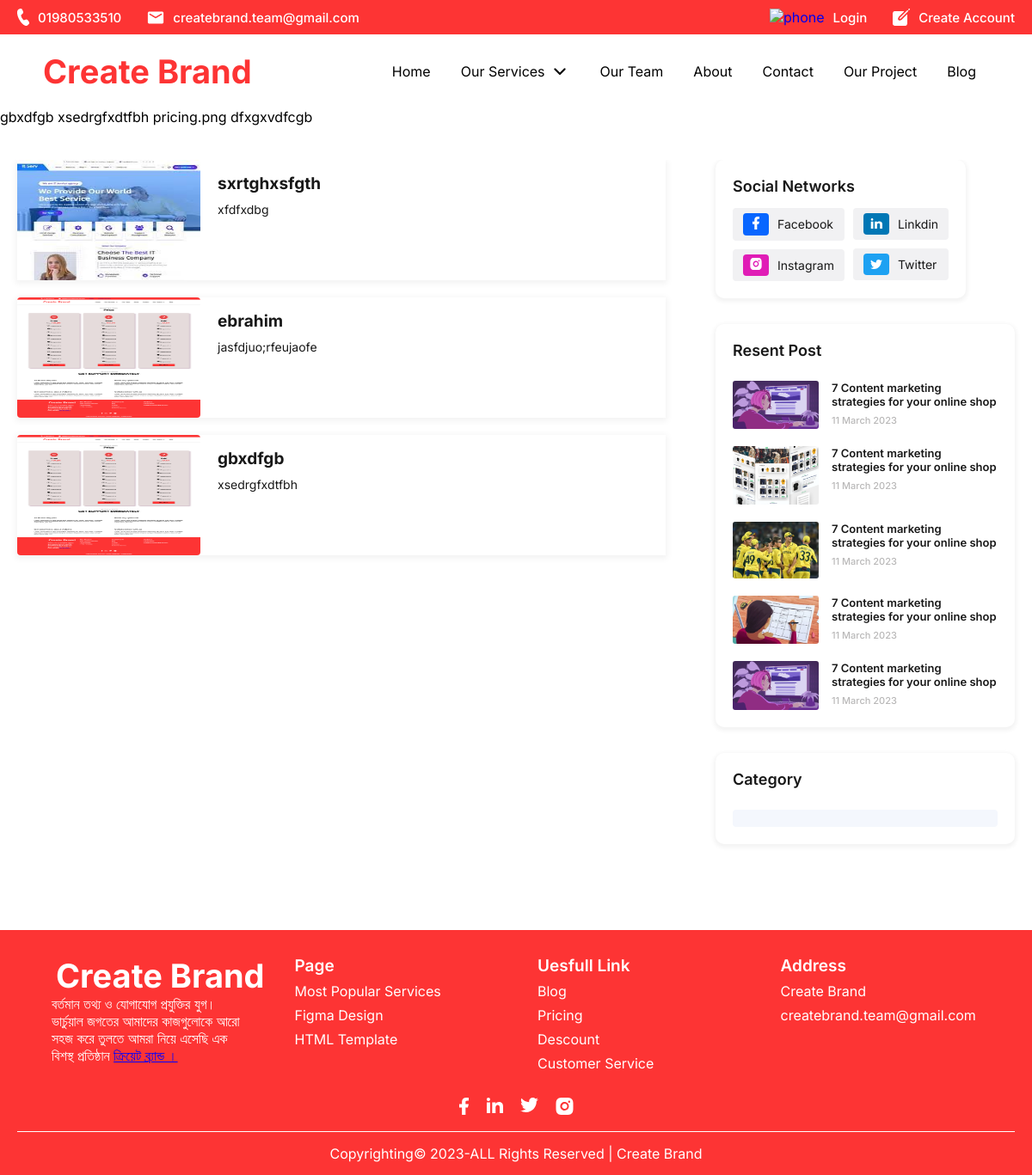
The app's page /blog.php?id=1 with its own data.
### tables this page shows
CREATE TABLE `blog` (
  `id` int(50) NOT NULL,
  `title` text DEFAULT NULL,
  `dsc` text DEFAULT NULL,
  `mata` text DEFAULT NULL,
  `img` longtext DEFAULT NULL,
  `catagory` text DEFAULT NULL,
  `activ` int(3) DEFAULT NULL
);

### assets/php/function.php (called while the page is built, shortened)
<?php
class fun{
    private $conn;
    function __construct() {
        $conne = new databese;
        $conne->connect();
        $this->conn =$conne->connect;
      }
      public function show($table_name){
        $qur = "SELECT * FROM $table_name  ORDER BY id DESC";
        $conn_c = mysqli_query($this->conn,$qur);
        if ($conn_c->num_rows> 0) {
            $data = $this->conn->query($qur);
            return $data;
        }else {
            return("No Data");
        }
      }
      public function show_col($table_name,$id)  {
        $show = "SELECT * FROM $table_name WHERE id=$id";
        $sql_s = mysqli_query($this->conn,$show);
        if ($sql_s) {
            $data = mysqli_query($this->conn,$show);
            return $data;
        }else {
            echo "no";
        }
    }
}
class databese{
    private   $servername = "localhost",
	$username = "root",
	$password = "",
	$database_name="createbrand";
    public function connect(){
        $this->connect = mysqli_connect($this->servername,$this->username,$this->password,$this->database_name);
    }
}
?>

### blog.php (the view, shortened to what this page needs)
<?php require_once "include/header.php"; ?>
<link rel="stylesheet" href="assets/css/blog.css">
<?php require_once "include/headerM.php";
$fun = new fun();
if (isset($_GET["id"])) {
    $id = $_GET["id"];
    $func = $fun->show_col("blog", $id);
    while ($data = $func->fetch_assoc()) {
        $title = $data['title'];
        $dsc = $data['dsc'];
        $img = $data['img'];
        $catagory = $data['catagory'];
?>
        <?php echo $title; ?>
        <?php echo $dsc; ?>
        <?php echo $img; ?>
        <?php echo $catagory; ?>
<?php
    }
}
?>
<section id="blog">
    <div class="container">
        <div class="row">
            <div class="content">
                <?php
                $datat = $fun->show("blog");
                while ($data = $datat->fetch_assoc()) {
                ?>
                    <a href="?id=<?php echo $data['id']; ?>" class="blog_link">
                        <div class="card">
                            <div class="img">
                                <img src="assets/images/blog/<?php echo $data['img']; ?>" alt="">
                            </div>
                            <div class="blog_text">
                                <h3><?php echo $data['title']; ?></h3>
                                <p><?php echo $data['dsc']; ?> </p>
                            </div>
                        </div>
                    </a>
                <?php } ?>
            </div>
            <?php include 'include/blog_sidebar.php' ?>
        </div>
    </div>
</section>
<?php require_once "include/footer.php"; ?>

### assets/css/style.css (style rules this page uses)
section { margin: 0px; padding: 0px; overflow: hidden; }
* { margin: 0; padding: 0; box-sizing: border-box; }
body { font-family: 'Inter', sans-serif; }
:root { --primary: #FD3434; --Secondary:#0099ff; --light:#6e6e6e; --white:#fff; --bg:#FEEFEE; --bg2:#f4f7fd; --black:#252525; --box-shadow:0 .5rem 1.5rem rgba(0,0,0,.1) }
a { text-decoration: none; }
.container { max-width: 1200px; margin: 0 auto; width: 100%; padding: 0 20px; }

### assets/css/blog.css (style rules this page uses)
#blog { margin-top: 40px; padding: 0px 0px 100px; }
#blog .row { display: flex; gap: 5%; }
#blog .row .content, #blog_details .content { flex-basis: 65%; display: flex; flex-direction: column; align-items: start; row-gap: 20px; margin-bottom: 60px; }
#blog .row .content a.blog_link { height: 140px; width: 100%; }
#blog .row .content .card, #blog_details .content .card { display: flex; box-shadow: 0px 2px 7px 2px rgba(0,0,0,0.05); height: 100%; background-color: #fff; padding-right: 0; gap: 20px; width: 100%; }
#blog .row .content .img, #blog_details .content .img { min-width: 213px; }
#blog .row .content img, #blog_details .content img { max-width: 300px; width: 100%; border-radius: 4px; height: 100%; }
#blog .row .content .blog_text h3, #blog_details .content .blog_text h3 { font-size: 19px; font-weight: 700; color: #181818; text-align: left; line-height: 25px; margin: 15px 0 8px; }
#blog .row .content .blog_text p, #blog_details .content .blog_text p { font-size: 14px; color: #181818; line-height: 20px; }

### records on screen
blog: title "gbxdfgb", dsc "xsedrgfxdtfbh", img "pricing.png", catagory "dfxgxvdfcgb", img (picture)
blog: img (picture), title "sxrtghxsfgth", dsc "xfdfxdbg"
blog: img (picture), title "ebrahim", dsc "jasfdjuo;rfeujaofe"
